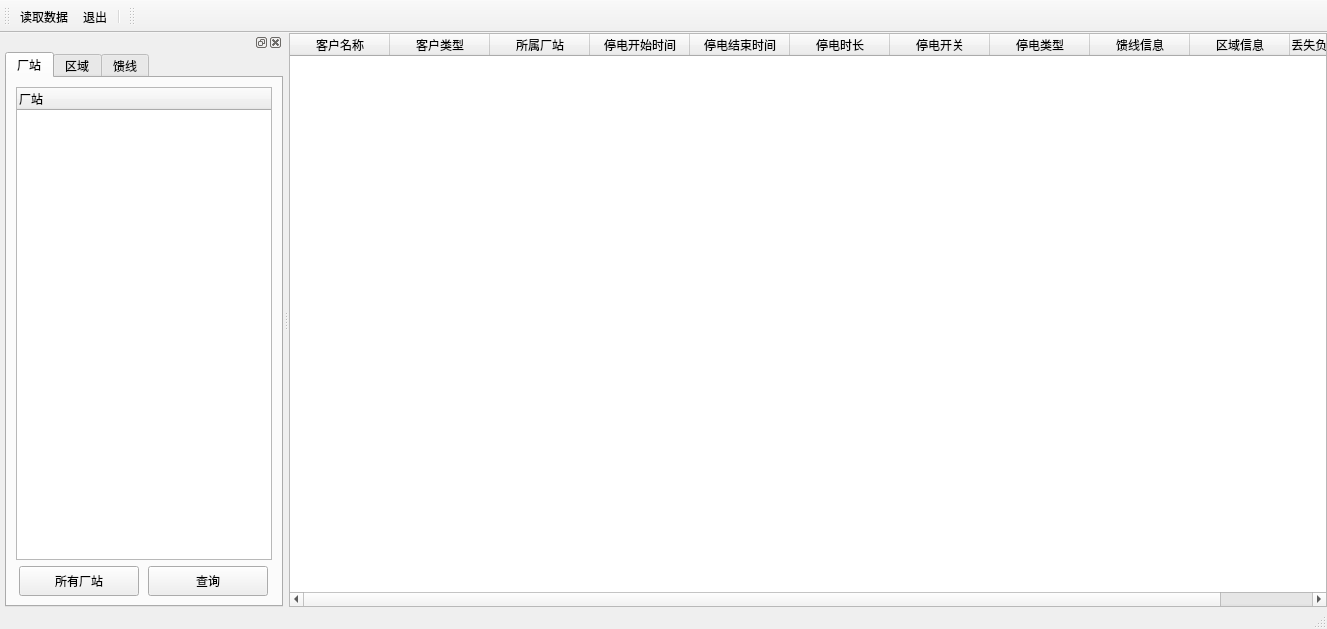
<?xml version="1.0" encoding="UTF-8"?>
<ui version="4.0">
 <class>WindowBase</class>
 <widget class="QMainWindow" name="WindowBase">
  <property name="windowModality">
   <enum>Qt::NonModal</enum>
  </property>
  <property name="geometry">
   <rect>
    <x>0</x>
    <y>0</y>
    <width>1327</width>
    <height>629</height>
   </rect>
  </property>
  <property name="windowTitle">
   <string>停电管理查询</string>
  </property>
  <property name="windowIcon">
   <iconset resource="outagequery.qrc">
    <normaloff>:/outagequery/images/outagequery.png</normaloff>:/outagequery/images/outagequery.png</iconset>
  </property>
  <widget class="QWidget" name="centralwidget">
   <layout class="QVBoxLayout" name="verticalLayout_7">
    <property name="spacing">
     <number>5</number>
    </property>
    <property name="margin">
     <number>0</number>
    </property>
    <item>
     <widget class="QTableWidget" name="m_powerCutTable">
      <property name="autoFillBackground">
       <bool>false</bool>
      </property>
      <property name="styleSheet">
       <string notr="true">background-image: url(:/dbquery/images/bk.png);</string>
      </property>
      <column>
       <property name="text">
        <string>客户名称</string>
       </property>
      </column>
      <column>
       <property name="text">
        <string>客户类型</string>
       </property>
      </column>
      <column>
       <property name="text">
        <string>所属厂站</string>
       </property>
      </column>
      <column>
       <property name="text">
        <string>停电开始时间</string>
       </property>
      </column>
      <column>
       <property name="text">
        <string>停电结束时间</string>
       </property>
      </column>
      <column>
       <property name="text">
        <string>停电时长</string>
       </property>
      </column>
      <column>
       <property name="text">
        <string>停电开关</string>
       </property>
      </column>
      <column>
       <property name="text">
        <string>停电类型</string>
       </property>
      </column>
      <column>
       <property name="text">
        <string>馈线信息</string>
       </property>
      </column>
      <column>
       <property name="text">
        <string>区域信息</string>
       </property>
      </column>
      <column>
       <property name="text">
        <string>丢失负荷容量(kW)</string>
       </property>
      </column>
     </widget>
    </item>
   </layout>
  </widget>
  <widget class="QMenuBar" name="menubar">
   <property name="geometry">
    <rect>
     <x>0</x>
     <y>0</y>
     <width>1327</width>
     <height>23</height>
    </rect>
   </property>
  </widget>
  <widget class="QStatusBar" name="statusbar"/>
  <widget class="QDockWidget" name="dockWidget">
   <property name="sizePolicy">
    <sizepolicy hsizetype="Preferred" vsizetype="Preferred">
     <horstretch>0</horstretch>
     <verstretch>0</verstretch>
    </sizepolicy>
   </property>
   <property name="minimumSize">
    <size>
     <width>280</width>
     <height>240</height>
    </size>
   </property>
   <property name="acceptDrops">
    <bool>false</bool>
   </property>
   <property name="floating">
    <bool>false</bool>
   </property>
   <attribute name="dockWidgetArea">
    <number>1</number>
   </attribute>
   <widget class="QWidget" name="dockWidgetContents">
    <layout class="QVBoxLayout" name="verticalLayout">
     <property name="spacing">
      <number>0</number>
     </property>
     <property name="leftMargin">
      <number>5</number>
     </property>
     <property name="topMargin">
      <number>0</number>
     </property>
     <property name="rightMargin">
      <number>0</number>
     </property>
     <property name="bottomMargin">
      <number>0</number>
     </property>
     <item>
      <widget class="QTabWidget" name="m_tabWidget">
       <property name="tabShape">
        <enum>QTabWidget::Rounded</enum>
       </property>
       <property name="currentIndex">
        <number>0</number>
       </property>
       <widget class="QWidget" name="tab_2">
        <attribute name="title">
         <string>厂站</string>
        </attribute>
        <layout class="QVBoxLayout" name="verticalLayout_4">
         <item>
          <layout class="QVBoxLayout" name="verticalLayout_3">
           <item>
            <widget class="QTreeWidget" name="m_stTreeWidget">
             <column>
              <property name="text">
               <string>厂站</string>
              </property>
             </column>
            </widget>
           </item>
           <item>
            <layout class="QHBoxLayout" name="horizontalLayout">
             <item>
              <widget class="QToolButton" name="m_allStBtn">
               <property name="sizePolicy">
                <sizepolicy hsizetype="Fixed" vsizetype="Preferred">
                 <horstretch>0</horstretch>
                 <verstretch>0</verstretch>
                </sizepolicy>
               </property>
               <property name="minimumSize">
                <size>
                 <width>120</width>
                 <height>30</height>
                </size>
               </property>
               <property name="maximumSize">
                <size>
                 <width>120</width>
                 <height>30</height>
                </size>
               </property>
               <property name="text">
                <string>所有厂站</string>
               </property>
               <property name="checkable">
                <bool>true</bool>
               </property>
              </widget>
             </item>
             <item>
              <widget class="QToolButton" name="m_stQueryBtn">
               <property name="minimumSize">
                <size>
                 <width>120</width>
                 <height>30</height>
                </size>
               </property>
               <property name="maximumSize">
                <size>
                 <width>120</width>
                 <height>30</height>
                </size>
               </property>
               <property name="text">
                <string>查询</string>
               </property>
              </widget>
             </item>
            </layout>
           </item>
          </layout>
         </item>
        </layout>
       </widget>
       <widget class="QWidget" name="tab_1">
        <attribute name="title">
         <string>区域</string>
        </attribute>
        <layout class="QVBoxLayout" name="verticalLayout_5">
         <item>
          <layout class="QVBoxLayout" name="verticalLayout_2">
           <item>
            <widget class="QTreeWidget" name="m_AreaTreeWidget">
             <column>
              <property name="text">
               <string>区域信息</string>
              </property>
             </column>
            </widget>
           </item>
           <item>
            <layout class="QHBoxLayout" name="horizontalLayout_2">
             <item>
              <widget class="QToolButton" name="m_allAreaBtn">
               <property name="sizePolicy">
                <sizepolicy hsizetype="Minimum" vsizetype="Fixed">
                 <horstretch>0</horstretch>
                 <verstretch>0</verstretch>
                </sizepolicy>
               </property>
               <property name="minimumSize">
                <size>
                 <width>120</width>
                 <height>30</height>
                </size>
               </property>
               <property name="maximumSize">
                <size>
                 <width>120</width>
                 <height>30</height>
                </size>
               </property>
               <property name="text">
                <string>所有区域</string>
               </property>
               <property name="checkable">
                <bool>true</bool>
               </property>
              </widget>
             </item>
             <item>
              <widget class="QToolButton" name="m_AreaQueryBtn">
               <property name="sizePolicy">
                <sizepolicy hsizetype="Minimum" vsizetype="Fixed">
                 <horstretch>0</horstretch>
                 <verstretch>0</verstretch>
                </sizepolicy>
               </property>
               <property name="minimumSize">
                <size>
                 <width>120</width>
                 <height>30</height>
                </size>
               </property>
               <property name="maximumSize">
                <size>
                 <width>120</width>
                 <height>30</height>
                </size>
               </property>
               <property name="text">
                <string>查询</string>
               </property>
              </widget>
             </item>
            </layout>
           </item>
          </layout>
         </item>
        </layout>
       </widget>
       <widget class="QWidget" name="tab_4">
        <attribute name="title">
         <string>馈线</string>
        </attribute>
        <layout class="QGridLayout" name="gridLayout">
         <item row="0" column="0">
          <layout class="QVBoxLayout" name="verticalLayout_9">
           <item>
            <widget class="QTreeWidget" name="m_feederTreeWidget">
             <column>
              <property name="text">
               <string>馈线</string>
              </property>
             </column>
            </widget>
           </item>
           <item>
            <layout class="QHBoxLayout" name="horizontalLayout_4">
             <item>
              <widget class="QToolButton" name="m_allfeederBtn">
               <property name="minimumSize">
                <size>
                 <width>120</width>
                 <height>30</height>
                </size>
               </property>
               <property name="maximumSize">
                <size>
                 <width>120</width>
                 <height>30</height>
                </size>
               </property>
               <property name="text">
                <string>所有馈线</string>
               </property>
               <property name="checkable">
                <bool>true</bool>
               </property>
              </widget>
             </item>
             <item>
              <widget class="QToolButton" name="m_feederQueryBtn">
               <property name="minimumSize">
                <size>
                 <width>120</width>
                 <height>30</height>
                </size>
               </property>
               <property name="maximumSize">
                <size>
                 <width>120</width>
                 <height>30</height>
                </size>
               </property>
               <property name="text">
                <string>查询</string>
               </property>
              </widget>
             </item>
            </layout>
           </item>
          </layout>
         </item>
        </layout>
       </widget>
      </widget>
     </item>
    </layout>
   </widget>
  </widget>
  <widget class="QToolBar" name="toolBar">
   <property name="windowTitle">
    <string>toolBar</string>
   </property>
   <property name="toolButtonStyle">
    <enum>Qt::ToolButtonTextBesideIcon</enum>
   </property>
   <attribute name="toolBarArea">
    <enum>TopToolBarArea</enum>
   </attribute>
   <attribute name="toolBarBreak">
    <bool>false</bool>
   </attribute>
   <addaction name="action_read"/>
   <addaction name="action_Exit"/>
   <addaction name="separator"/>
  </widget>
  <widget class="QToolBar" name="timetoolbar">
   <property name="windowTitle">
    <string>toolBar_2</string>
   </property>
   <attribute name="toolBarArea">
    <enum>TopToolBarArea</enum>
   </attribute>
   <attribute name="toolBarBreak">
    <bool>false</bool>
   </attribute>
  </widget>
  <action name="action_read">
   <property name="checkable">
    <bool>true</bool>
   </property>
   <property name="icon">
    <iconset>
     <normaloff>:/dbquery/images/print.png</normaloff>
     <normalon>:/outagequery/images/confirm.png</normalon>:/dbquery/images/print.png</iconset>
   </property>
   <property name="text">
    <string>读取数据</string>
   </property>
   <property name="toolTip">
    <string>读取数据</string>
   </property>
  </action>
  <action name="action_Exit">
   <property name="checkable">
    <bool>true</bool>
   </property>
   <property name="enabled">
    <bool>true</bool>
   </property>
   <property name="icon">
    <iconset resource="outagequery.qrc">
     <normaloff>:/outagequery/images/quit.png</normaloff>:/outagequery/images/quit.png</iconset>
   </property>
   <property name="text">
    <string>退出</string>
   </property>
  </action>
 </widget>
 <resources>
  <include location="outagequery.qrc"/>
 </resources>
 <connections/>
</ui>
